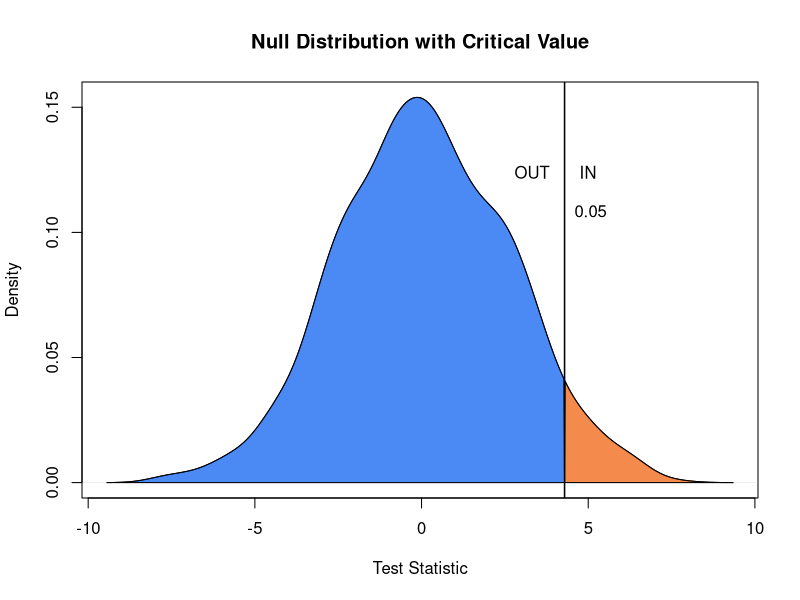

Here is the R script that generated this plot: (Note: this script raises an error after producing the figure.)
##
##  membershipAttack.r
##
##  demonstrate membership attacks of Homer et al. (2008) and of Dwork, Smith, Steinke, Ullman, Vadhan (2015).
##
##  jH 2019.2.11
##

rm(list=ls())		# Remove any objects in memory
par(mfrow=c(1,1))   # Rebuild fresh plot window, if previously divided


#### Parameters ####
set.seed(123)
k.attributes <- 100
n.sims<- 10000
n.samples <- 10
null.sims <- 1000

## Generate underlying population attributes
population.prob <- runif(n=k.attributes, min=0, max=1)
population.mean <- 2*(population.prob-0.5)              # Because we are recoding to {-1,1} in next function

## A utility function to create data from the population
rmvbernoulli <- function(n=1, prob){
	history <- matrix(NA, nrow=n, ncol=length(prob))
	for(i in 1:n){
		x<- rbinom(n=length(prob), size=1, prob=prob)
		x[x==0] <- -1      								# Transform from {0,1} to {-1,1}
		history[i,] <- x
	}
	return(history)
}

## Some potential test statistics
test.Homer <- function(alice, sample.mean, population.mean, referent){
	test.statistic <- sum(abs(alice - population.mean) - abs(alice - sample.mean))
	return(test.statistic)
}

# This is the Dwork et al. test using the population means
test.Dwork <- function(alice, sample.mean, population.mean, referent){
	test.statistic <- sum(alice * sample.mean) - sum(population.mean * sample.mean)
	return(test.statistic)
}

### This is the Dwork et al. test using only a single individual from the population as a referent
# test.Dwork <- function(alice, sample.mean, population.mean, referent){
# 	test.statistic <- sum(alice * sample.mean) - sum(referent * sample.mean)
# 	return(test.statistic)
# } 


## A null distribution and critical value generator
nullDistribution <- function(null.sims=1000, alpha=0.05, fun, population.prob){
	population.mean <- 2*(population.prob-0.5)
	hold <- rep(NA,null.sims)
	for(i in 1:null.sims){
		sample <- rmvbernoulli(n=n.samples, prob=population.prob)
		nullAlice <- rmvbernoulli(n=1, prob=population.prob)
		referent <- rmvbernoulli(n=1, prob=population.prob)
		sample.mean <- apply(sample, MARGIN=2, FUN=mean)
		hold[i] <- eval(fun(alice=nullAlice, sample.mean=sample.mean, population.mean=population.mean, referent=referent))
	}
	nullDistribution <- sort(hold, decreasing=TRUE)
	criticalValue <- nullDistribution[round(alpha*null.sims)]
	return(list(nullDist=nullDistribution, criticalVal=criticalValue))
}


## Visualize the null distribution

showdist <- function(x,criticalvalue, main="", bw="nrd0"){
	testdens <- density(x, bw=bw)
	plot(testdens, main=main, xlab="Test Statistic")
	semi.blue <- rgb(0,90,239,180,maxColorValue=255)          # Slightly transparent colors
	semi.red  <- rgb(239,90,0,180,maxColorValue=255)
	flag <- testdens$x < criticalvalue
	polygon( c(min(testdens$x), testdens$x[flag], criticalvalue), y=c(0, testdens$y[flag], 0), col=semi.blue)
	polygon( c(criticalvalue, testdens$x[!flag], max(testdens$x)), y=c(0, testdens$y[!flag], 0), col=semi.red)
	abline(v=criticalvalue, lwd=1.5)
	accept.frac <- round(100*mean(x>criticalvalue))/100
	text(x=criticalvalue, y=0.8*max(testdens$y), labels=paste("OUT "), pos=2)
	text(x=criticalvalue, y=0.8*max(testdens$y), labels=paste(" IN"), pos=4)
	text(x=criticalvalue, y=0.7*max(testdens$y), labels=paste(accept.frac), pos=4)
}


## Find the null distribution for test1
output <- nullDistribution(fun=test.Homer, population.prob=population.prob)
testdist <- output$nullDist
criticalValue <- output$criticalVal
showdist(testdist, criticalValue, main="Null Distribution with Critical Value")

#### Export graph to .pdf ####
dev.copy2pdf(file="./figs/nullDistribution.pdf")




## Simulate

history <- matrix(NA, nrow=n.sims, ncol=9)														# Matrix to store results

myalpha <-0.01
nullDist.Homer<-nullDistribution(fun=test.Homer, population.prob=population.prob, alpha=myalpha)	# Find null distributions
nullDist.Dwork<-nullDistribution(fun=test.Dwork, population.prob=population.prob, alpha=myalpha)

for(i in 1:n.sims){
	# Simulate data
	sample <- rmvbernoulli(n=n.samples, prob=population.prob)
	sample.mean <- apply(sample, MARGIN=2, FUN=mean)
	alice <- sample[1,]
	nullAlice <- rmvbernoulli(n=1, prob=population.prob)
	referent <- rmvbernoulli(n=1, prob=population.prob)

	# Conduct tests
	test.alice.Homer <- test.Homer(alice=alice, sample.mean=sample.mean, population.mean=population.mean, referent=referent)
	test.alice.Dwork <- test.Dwork(alice=alice, sample.mean=sample.mean, population.mean=population.mean, referent=referent)
	test.nullAlice.Homer <- test.Homer(alice=nullAlice, sample.mean=sample.mean, population.mean=population.mean, referent=referent)
	test.nullAlice.Dwork <- test.Dwork(alice=nullAlice, sample.mean=sample.mean, population.mean=population.mean, referent=referent)

	# Store simulated values
	history[i,1]<-i
	history[i,2]<-test.alice.Homer
	history[i,3]<-test.alice.Homer>nullDist.Homer$criticalVal
	history[i,4]<-test.nullAlice.Homer
	history[i,5]<-test.nullAlice.Homer>nullDist.Homer$criticalVal
	history[i,6]<-test.alice.Dwork
	history[i,7]<-test.alice.Dwork>nullDist.Dwork$criticalVal
	history[i,8]<-test.nullAlice.Dwork
	history[i,9]<-test.nullAlice.Dwork>nullDist.Dwork$criticalVal

}


#### Export graph to .pdf ####

par(mfrow=c(2,2))
showdist(history[,2], criticalvalue=nullDist.Homer$criticalVal, main="Homer Alice", bw=0.5)
showdist(history[,4], criticalvalue=nullDist.Homer$criticalVal, main="Homer Null", bw=0.5)
Tvalue <- sqrt(8*k.attributes * log(1/myalpha))
showdist(history[,6], criticalvalue=nullDist.Dwork$criticalVal, main="Dwork Alice", bw=0.5)
abline(v=Tvalue, col="red", lty=2)
showdist(history[,8], criticalvalue=nullDist.Dwork$criticalVal, main="Dwork Null", bw=0.5)
abline(v=Tvalue, col="red", lty=2)

dev.copy2pdf(file="./figs/membershipAttack.pdf")





